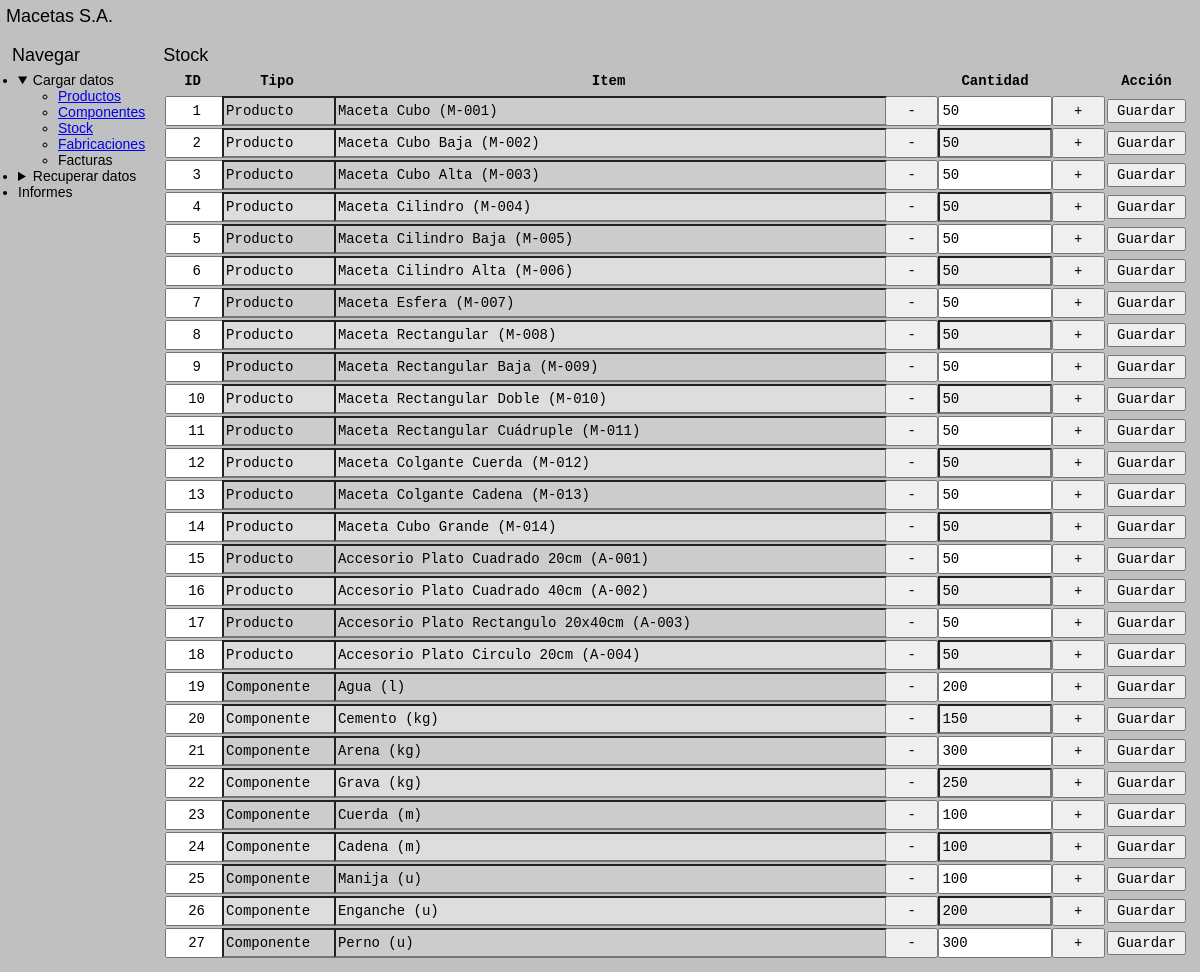
/stock/, run on the app's committed database.
### tables this page shows
CREATE TABLE stock (
    id INTEGER PRIMARY KEY AUTOINCREMENT,
    id_item INTEGER NOT NULL,
    tipo_item TEXT NOT NULL,
    cantidad INTEGER NOT NULL
);

### app.py (the view)
@APP.route('/stock/', methods=['GET'])
def Stock_Consultar():
    return render_template('/stock.html')

### app.py (called while the page is built)
def Get_DB():
    DB = getattr(g, '_database', None)
    if DB is None:
        DB = g._database = sqlite3.connect(DATABASE)
    return DB

@APP.teardown_appcontext
def Close_DB(exception):
    DB = getattr(g, '_database', None)
    if DB is not None:
        DB.close()

### funciones.py (called while the page is built)
    def Consultar(self):
        return self.DB.execute('SELECT * FROM productos WHERE habilitado != 0').fetchall()

    def Consultar_Tipos(self):
        cursor = self.DB.cursor()
        cursor.row_factory = lambda cursor, row: row[0]
        return cursor.execute('SELECT DISTINCT tipo FROM productos WHERE habilitado != 0 ORDER BY tipo ASC').fetchall()

    def Consultar_Siguiente_ID(self):
        resultado = self.DB.execute('SELECT seq + 1 FROM sqlite_sequence WHERE name = "productos"').fetchone()[0]
        if resultado is None:
            return 1
        return resultado

    def Consultar_Formateado(self):
        resultado = self.DB.execute('SELECT * FROM productos WHERE habilitado != 0').fetchall()
        return {fila[0] : f'{fila[1]} {fila[2]} ({fila[3]})' for fila in resultado}

    def Consultar(self):
        return self.DB.execute('SELECT * FROM componentes WHERE habilitado != 0').fetchall()

    def Consultar_Siguiente_ID(self):
        try:
            resultado = self.DB.execute('SELECT seq + 1 FROM sqlite_sequence WHERE name = "componentes"').fetchone()[0]
        except TypeError:
            return 1
        return resultado

    def Consultar_Formateado(self):
        resultado = self.DB.execute('SELECT * FROM componentes WHERE habilitado != 0').fetchall()
        return {fila[0] : f'{fila[1]} ({fila[2]})' for fila in resultado}

    def Consultar(self):
        return self.DB.execute('SELECT * FROM componentes_por_producto').fetchall()

    def Consultar_Siguiente_ID(self):
        try:
            resultado = self.DB.execute('SELECT seq + 1 FROM sqlite_sequence WHERE name = "componentes_por_producto"').fetchone()[0]
        except TypeError:
            return 1
        return resultado

    def Consultar(self):
        return self.DB.execute('SELECT id, tipo_item, id_item, cantidad FROM stock').fetchall()

    def Consultar_Siguiente_ID(self):
        try:
            resultado = self.DB.execute('SELECT seq + 1 FROM sqlite_sequence WHERE name = "fabricaciones"').fetchone()[0]
        except TypeError:
            return 1
        return resultado

### templates/stock.html (shortened to what this page needs)
<!DOCTYPE html>
<html lang='en'>
<head>
    <link rel="stylesheet" href="https://unpkg.com/98.css">
    <link rel='stylesheet' href='{{url_for('static', filename='styles.css')}}'>
</head>
<body>
    <div class="window">
        {% include 'header.html' %}
        <div class="window-body" id="container">
            <div id="aside">
                {% include 'nav.html' %}
            </div>
            <div id="main">
                <legend>Stock</legend>
                <div class="sunken-panel">
                    <table class="interactive">
                        <thead>
                            <th style="width: 5%;" class="primerColumna">ID</th>
                            <th style="width: 10%;">Tipo</th>
                            <th style="width: 50%;">Item</th>
                            <th style="width: 20%;">Cantidad</th>
                            <th style="width: 5%;" class="ultimaColumna">Acción</th>
                        </thead>
                        {% if stockLista %}
                            {% for stock in stockLista %}
                                <tr>
                                    <form action="/stock/modificar" method="post">
                                        <td class="primerColumna">
                                            <input type="text" name="id_modificar" value="{{stock[0]}}" readonly required>
                                        </td>
                                        <td class="columnaReadonly">
                                            <input type="text" name="tipo_modificar" value="{{stock[1]}}" readonly required>
                                        </td>
                                        <td class="columnaReadonly">
                                            {% if stock[1] == 'Producto' %}
                                                <input type="text" name="item_modificar" value="{{ productosFormateados.get(stock[2]) }}" readonly required>
                                            {% elif stock[1] == 'Componente' %}
                                                <input type="text" name="item_modificar" value="{{ componentesFormateados.get(stock[2]) }}" readonly required>
                                            {% endif %}
                                        </td>
                                        <td>
                                            <div class="scrollColumna">
                                                <button type="button" onclick="this.nextElementSibling.stepDown(); this.nextElementSibling.dispatchEvent(new Event('input'));">-</button>
                                                <input type="number" step="1" min="0" onmousewheel name="cantidad_modificar" value="{{stock[3]}}" required>
                                                <button type="button" onclick="this.previousElementSibling.stepUp(); this.previousElementSibling.dispatchEvent(new Event('input'));">+</button>
                                            </div>
                                        </td>
                                        <td class="ultimaColumna">
                                            <div>
                                                <input type="submit" value="Guardar">
                                            </div>
                                        </td>
                                    </form>
                                </tr>
                            {% endfor %}
                        {% endif %}
                    </table>
                </div>
            </div>
        </div>
    </div>
</body>
</html>

### templates/header.html
<div class="title-bar">
    <div class="title-bar-text">
        <a href="/" style="text-decoration: inherit; color: inherit; font-size: 1.5rem;">Macetas S.A.</a>
    </div>
</div>

### templates/nav.html (shortened to what this page needs)
<legend>Navegar</legend>
<ul class="tree-view" id="nav">
    <li>
        <details open>
            <summary>Cargar datos</summary>
            <ul>
                <li><a href="/productos/">Productos</a></li>
                <li><a href="/componentes/">Componentes</a></li>
                <li><a href="/stock/">Stock</a></li>
                <li><a href="/fabricaciones/">Fabricaciones</a></li>
                <li>Facturas</li>
            </ul>
        </details>
    </li>
    <li>
        <details closed>
            <summary>Recuperar datos</summary>
        </details>
    </li>
    <li>
        <summary>Informes</summary>
    </li>
</ul>

### static/styles.css (style rules this page uses)
* { margin: 0; font-family: sans-serif; font-size: 14px; }
:root { font-size: 12px; }
html { background: silver; }
.window { min-height: 100dvh; padding: 0; min-width: fit-content; }
.window-body { margin: 1rem; }
.title-bar { padding: 0.5rem; }
#container { display: grid; grid-template-areas: 'aside main'; grid-template-columns: 1fr 9fr; column-gap: 1rem; row-gap: 1rem; height: 100%; }
#aside { grid-area: aside; display: flex; flex-direction: column; row-gap: 1rem; }
#nav { padding: 0.5rem; }
#main { grid-area: main; display: flex; flex-direction: column; row-gap: 1rem; }
table.interactive { width: 100%; min-width: 720px; }
table.interactive * { font-family: monospace; font-size: 14px; }
table.interactive th { height: 2rem; }
table.interactive tr td { padding: 0; }
table.interactive .primerColumna { width: 6rem; text-align: center; }
table.interactive .primerColumna input { text-align: center; }
table.interactive .ultimaColumna { width: 12rem; }
table.interactive .ultimaColumna div { display: flex; width: 100%; }
table.interactive input { width: 100%; height: 2rem; }
table.interactive tr:nth-child(even) input:read-write { background: #EEE; }
table.interactive tr:nth-child(even) .columnaReadonly input { background: #DDD; }
table.interactive tr:nth-child(odd) .columnaReadonly input { background: #CCC; }
table.interactive .scrollColumna { display: flex; width: 100%; }
table.interactive .scrollColumna button { width: 25%; }
table.interactive .scrollColumna input { width: 50%; }
legend { font-family: sans-serif; font-size: 1.5rem; padding: 0; margin-bottom: -1rem; }

### data on the page
stock: id_modificar "1", tipo_modificar "Producto", item_modificar "Maceta Cubo (M-001)", cantidad_modificar "50"
stock: id_modificar "2", tipo_modificar "Producto", item_modificar "Maceta Cubo Baja (M-002)", cantidad_modificar "50"
stock: id_modificar "3", tipo_modificar "Producto", item_modificar "Maceta Cubo Alta (M-003)", cantidad_modificar "50"
stock: id_modificar "4", tipo_modificar "Producto", item_modificar "Maceta Cilindro (M-004)", cantidad_modificar "50"
stock: id_modificar "5", tipo_modificar "Producto", item_modificar "Maceta Cilindro Baja (M-005)", cantidad_modificar "50"
stock: id_modificar "6", tipo_modificar "Producto", item_modificar "Maceta Cilindro Alta (M-006)", cantidad_modificar "50"
stock: id_modificar "7", tipo_modificar "Producto", item_modificar "Maceta Esfera (M-007)", cantidad_modificar "50"
stock: id_modificar "8", tipo_modificar "Producto", item_modificar "Maceta Rectangular (M-008)", cantidad_modificar "50"
stock: id_modificar "9", tipo_modificar "Producto", item_modificar "Maceta Rectangular Baja (M-009)", cantidad_modificar "50"
stock: id_modificar "10", tipo_modificar "Producto", item_modificar "Maceta Rectangular Doble (M-010)", cantidad_modificar "50"
stock: id_modificar "11", tipo_modificar "Producto", item_modificar "Maceta Rectangular Cuádruple (M-011)", cantidad_modificar "50"
stock: id_modificar "12", tipo_modificar "Producto", item_modificar "Maceta Colgante Cuerda (M-012)", cantidad_modificar "50"
stock: id_modificar "13", tipo_modificar "Producto", item_modificar "Maceta Colgante Cadena (M-013)", cantidad_modificar "50"
stock: id_modificar "14", tipo_modificar "Producto", item_modificar "Maceta Cubo Grande (M-014)", cantidad_modificar "50"
stock: id_modificar "15", tipo_modificar "Producto", item_modificar "Accesorio Plato Cuadrado 20cm (A-001)", cantidad_modificar "50"
stock: id_modificar "16", tipo_modificar "Producto", item_modificar "Accesorio Plato Cuadrado 40cm (A-002)", cantidad_modificar "50"
stock: id_modificar "17", tipo_modificar "Producto", item_modificar "Accesorio Plato Rectangulo 20x40cm (A-003)", cantidad_modificar "50"
stock: id_modificar "18", tipo_modificar "Producto", item_modificar "Accesorio Plato Circulo 20cm (A-004)", cantidad_modificar "50"
stock: id_modificar "19", tipo_modificar "Componente", item_modificar "Agua (l)", cantidad_modificar "200"
stock: id_modificar "20", tipo_modificar "Componente", item_modificar "Cemento (kg)", cantidad_modificar "150"
stock: id_modificar "21", tipo_modificar "Componente", item_modificar "Arena (kg)", cantidad_modificar "300"
stock: id_modificar "22", tipo_modificar "Componente", item_modificar "Grava (kg)", cantidad_modificar "250"
stock: id_modificar "23", tipo_modificar "Componente", item_modificar "Cuerda (m)", cantidad_modificar "100"
stock: id_modificar "24", tipo_modificar "Componente", item_modificar "Cadena (m)", cantidad_modificar "100"
stock: id_modificar "25", tipo_modificar "Componente", item_modificar "Manija (u)", cantidad_modificar "100"
stock: id_modificar "26", tipo_modificar "Componente", item_modificar "Enganche (u)", cantidad_modificar "200"
stock: id_modificar "27", tipo_modificar "Componente", item_modificar "Perno (u)", cantidad_modificar "300"
